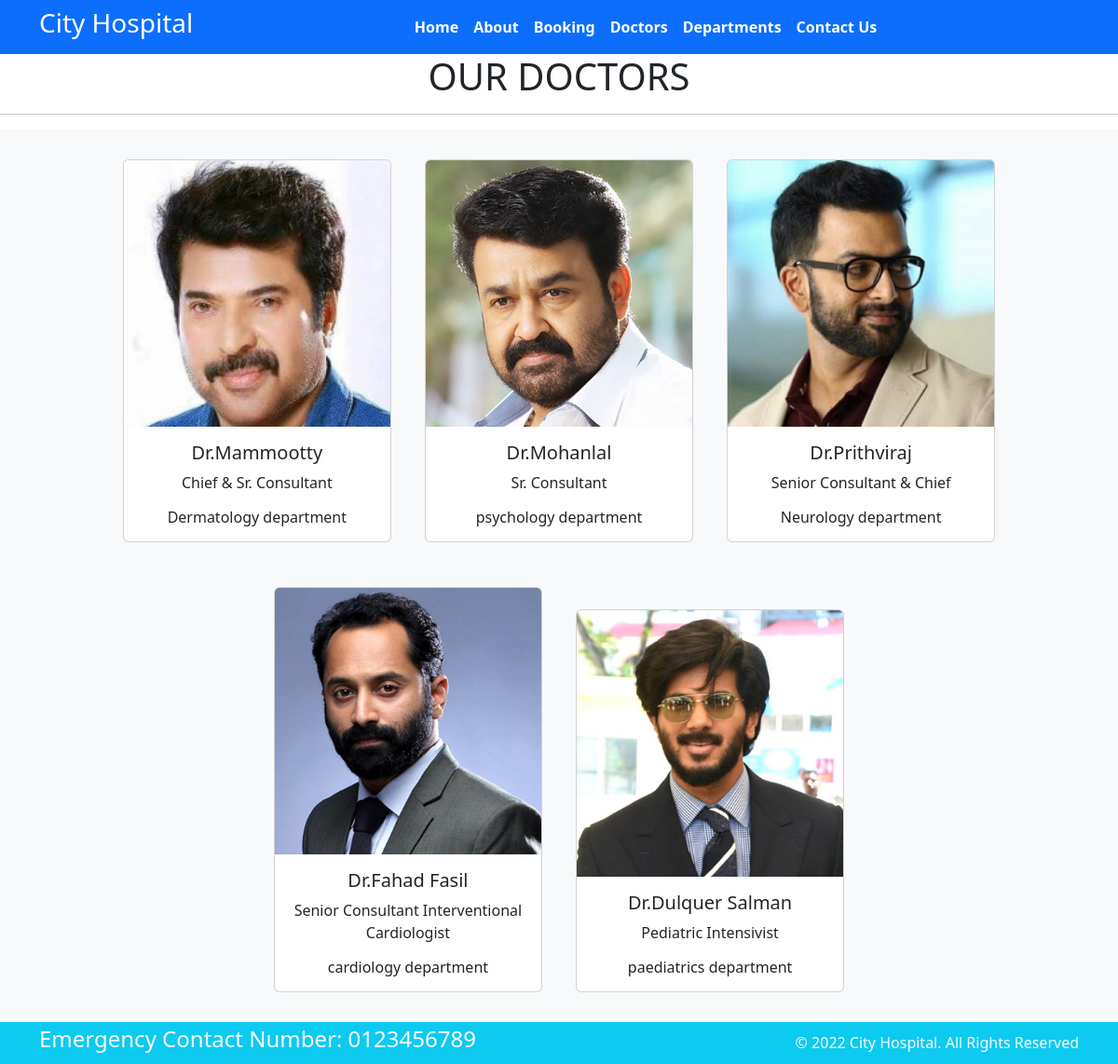
The app's page /doctors/ with its own data.
### home/models.py (models this page shows, shortened)
class Doctor(models.Model):
    doc_name = models.CharField(max_length=250)
    doc_spec = models.CharField(max_length=250)
    dep_name = models.ForeignKey(Department,on_delete=models.CASCADE)
    doc_image = models.ImageField(upload_to='doctors')

class Department(models.Model):
    dep_name = models.CharField(max_length=250)
    dep_desc = models.TextField()
    def __str__(self):
        return self.dep_name

### home/views.py (the view)
# urls.py: path('doctors/',views.doctors,name='doctors'),
def doctors(request):
    dict_docs = {
         'doctor':Doctor.objects.all()
    }
    return render(request,'doctors.html',dict_docs)

### templates/doctors.html (shortened to what this page needs)
{% extends 'base.html' %}
{% block content %}
<h1 class="text-center">OUR DOCTORS</h1>
<hr>
<div class="container-fluid text-center bg-light p-2">
    {% for d in doctor %}
    <div class="card text-center mx-3 my-4" style="width: 18rem; display: inline-block;">
        <img src="{{d.doc_image.url}}" class="card-img-top" alt="...">
        <div class="card-body">
          <h5 class="card-title">Dr.{{d.doc_name}}</h5>
          <p class="card-text">{{d.doc_spec}}</p>
          <h6 class="card-text">{{d.dep_name}} department</h6>
        </div>
      </div>
    {% endfor %}
</div>
{% endblock %}

### templates/base.html (shortened to what this page needs)
{% load static %}
<!DOCTYPE html>
<html>
  <head>
    <link rel="stylesheet"
      href=" 	https://cdn.jsdelivr.net/npm/bootstrap@5.2.3/dist/css/bootstrap.min.css">
    <link rel="stylesheet"
      href="https://use.fontawesome.com/releases/v5.2.3/css/all.css">
      <link rel="stylesheet" href="{% static '/css/style.css' %}">
  </head>
  <body>
    <nav class="navbar bg-primary navbar-expand-md ">
      <div class="container">
        <div class="col-2 text-left pl-md-0">
          <h3 class="text-white"> City Hospital </h3>
        </div>
        <div
          class="collapse navbar-collapse justify-content-center col-md-8 navbar-collapse-3">
          <ul class="navbar-nav justify-content-center  fw-bold">
            <li class="nav-item active">
              <a class="nav-link text-white" href="{% url 'home' %}">Home </a>
            </li>
            <li class="nav-item">
              <a class="nav-link text-white" href="{% url 'about' %}">About</a>
            </li>
            <li class="nav-item">
              <a class="nav-link text-white" href="{% url 'booking' %}">Booking</a>
            </li>
            <li class="nav-item">
              <a class="nav-link text-white" href="{% url 'doctors' %}">Doctors</a>
            </li>
			      <li class="nav-item">
              <a class="nav-link text-white" href="{% url 'department' %}">Departments</a>
            </li>
            <li class="nav-item">
              <a class="nav-link text-white" href="{% url 'contact' %}">Contact Us</a>
            </li>
          </ul>
        </div>
      </div>
    </nav>
    {% block content %}
    {% endblock %}
    <section class="">
      <footer class="pt-1 pb-1  bg-info text-light">
        <div class="container">
          <div class="row align-items-center">
            <div class="col-12 col-md-8">
              <h4>Emergency Contact Number: 0123456789</h4>
            </div>
            <div class="col-12 col-md-4 mt-4 mt-md-0 text-center text-md-end">
              © 2022 City Hospital. All Rights Reserved
            </div>
          </div>
        </div>
      </footer>
    </section>
  </body>
</html>

### records on screen
Doctor: doc_image (picture), doc_name "Mammootty", doc_spec "Chief & Sr. Consultant", dep_name "Dermatology"
Doctor: doc_image (picture), doc_name "Mohanlal", doc_spec "Sr. Consultant", dep_name "psychology"
Doctor: doc_image (picture), doc_name "Prithviraj", doc_spec "Senior Consultant & Chief", dep_name "Neurology"
Doctor: doc_image (picture), doc_name "Fahad Fasil", doc_spec "Senior Consultant Interventional Cardiologist", dep_name "cardiology"
Doctor: doc_image (picture), doc_name "Dulquer Salman", doc_spec "Pediatric Intensivist", dep_name "paediatrics"
